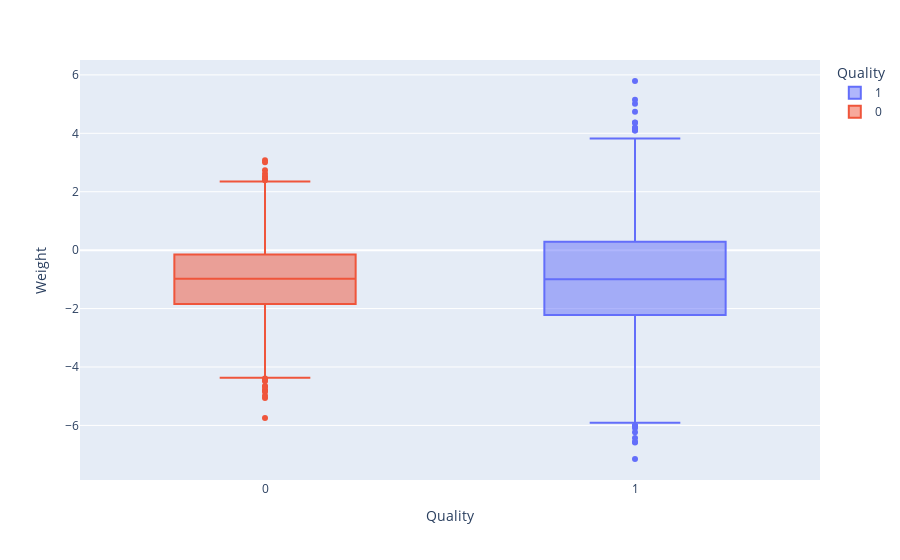

The code cell stored with this chart in its notebook:
### Code cell
# BoxPlot Quality x Weight
px.box(df_frutas, x='Quality', y='Weight', color='Quality')

### Figure 1 — Plotly figure (JSON) as saved in the notebook; plotly's stock layout.template omitted (floating-point values rounded to 4 significant figures; data arrays with more than 128 entries replaced by an {"elided": "..."} marker saying what was removed)
{"data": [{"alignmentgroup": "True", "hovertemplate": "Quality=%{x}<br>Weight=%{y}<extra></extra>", "legendgroup": "1", "marker": {"color": "#636efa"}, "name": "1", "notched": false, "offsetgroup": "1", "orientation": "v", "showlegend": true, "type": "box", "x": {"elided": "2004 int values"}, "x0": " ", "xaxis": "x", "y": {"elided": "2004 float values"}, "y0": " ", "yaxis": "y"}, {"alignmentgroup": "True", "hovertemplate": "Quality=%{x}<br>Weight=%{y}<extra></extra>", "legendgroup": "0", "marker": {"color": "#EF553B"}, "name": "0", "notched": false, "offsetgroup": "0", "orientation": "v", "showlegend": true, "type": "box", "x": {"elided": "1996 int values"}, "x0": " ", "xaxis": "x", "y": {"elided": "1996 float values"}, "y0": " ", "yaxis": "y"}], "layout": {"boxmode": "overlay", "legend": {"title": {"text": "Quality"}, "tracegroupgap": 0}, "margin": {"t": 60}, "xaxis": {"anchor": "y", "categoryarray": [1, 0], "categoryorder": "array", "domain": [0, 1], "title": {"text": "Quality"}}, "yaxis": {"anchor": "x", "domain": [0, 1], "title": {"text": "Weight"}}}}
